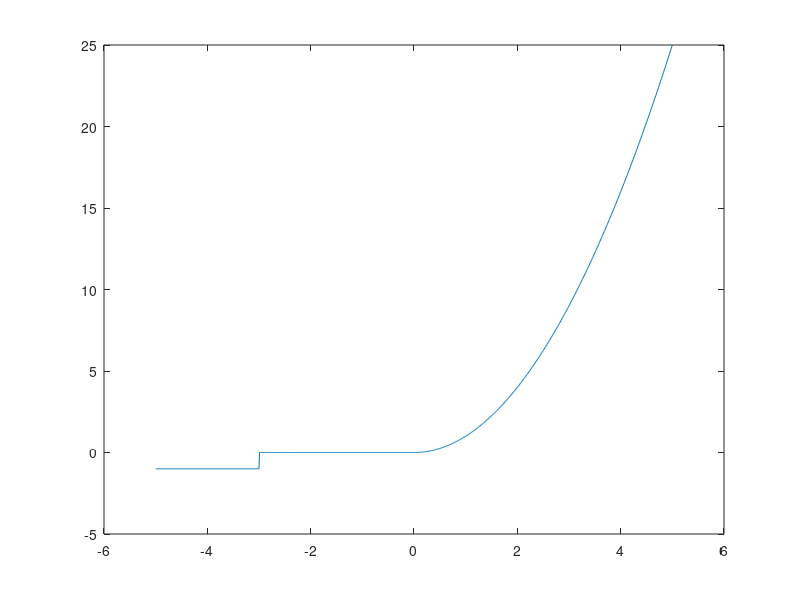
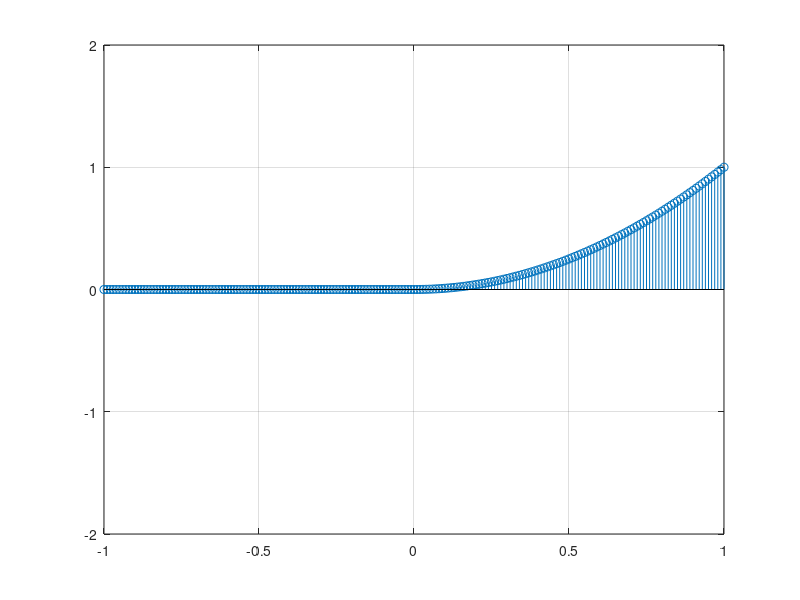

The MATLAB script that drew these images, in order:
1;#t = linspace (-1, 1, 1000);t = [-5 :0.01: 5];x1 = t >= 0;x2 = -3 < t < 0;x3 = t <= -3;y(x1) = t(x1).^2;y(x2) = 0;y(x3) = -1;plot(t, y)figurestem(t, y)axis([-1 1 -2 2])grid on